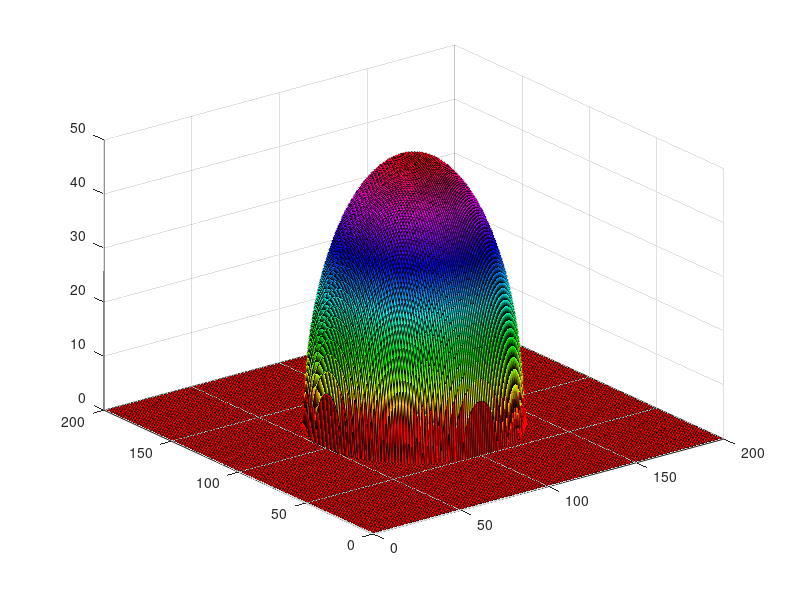
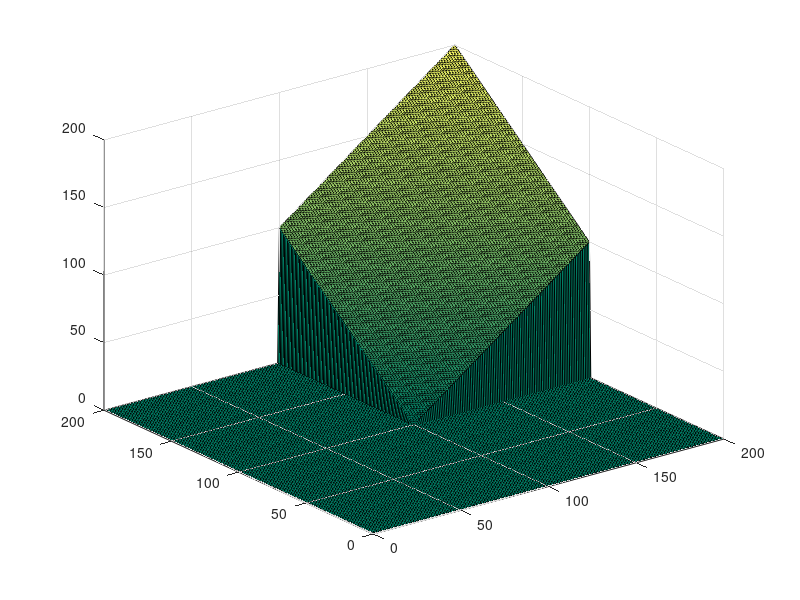
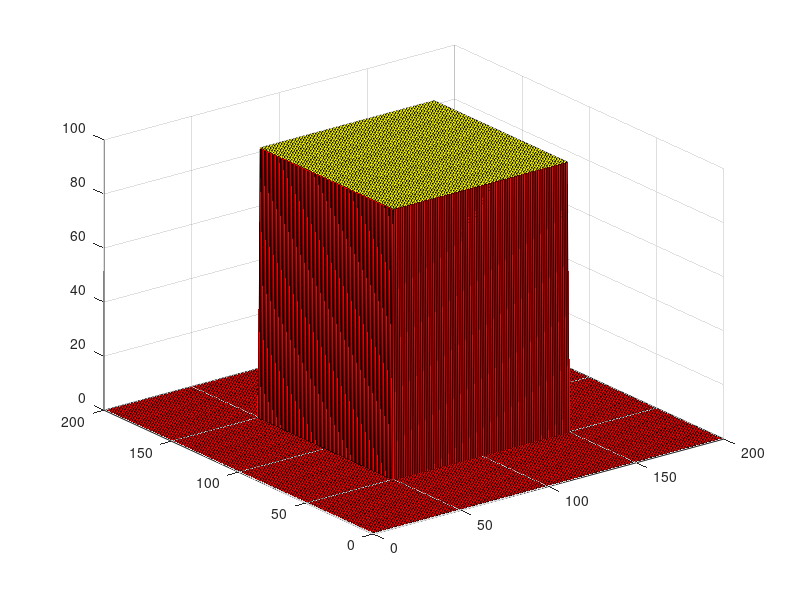

These figures' MATLAB source, in order:
d = zeros(200,200) ;
for i=1:200
  for j=1:200
    z= (2500-(i-100)^2-(j-100)^2) ;
    if z>=0
      d(i,j)= z ^ 0.5 ;
    endif
  end
end

colormap(hsv), surf(d)

d = zeros(200,200) ;
for i=1:200
  for j=1:200
    
    if i>=100 && j>=100
      d(i,j)= i+j-200 ;
    endif
  end
end

figure
colormap(summer) , surf(d)

d = zeros(200,200) ;
for i=1:200
  for j=1:200
    
    if i>=50 && j>=50 && i<150 && j<150
      d(i,j)= 100 ;
    endif
  end
end

figure
colormap(autumn) , surf(d)
